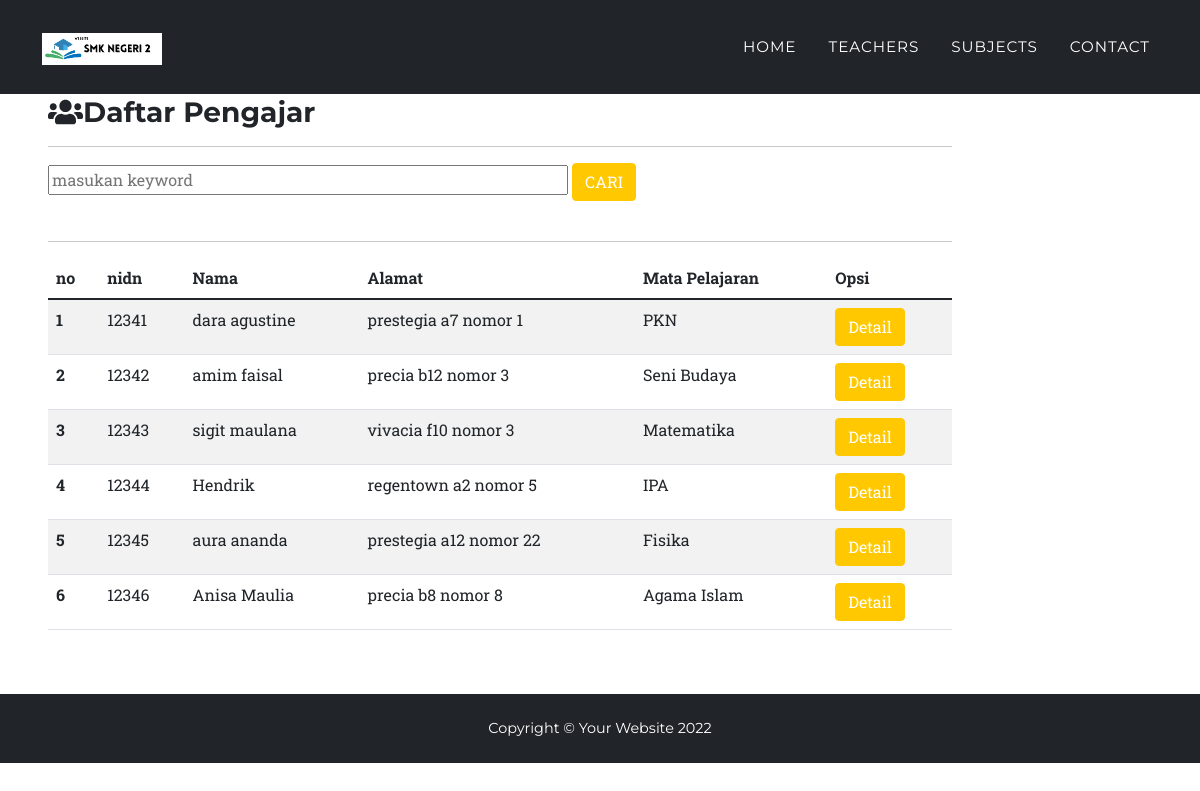
The app's page /teachers.php with its own data.
### tables this page shows
CREATE TABLE `tbl_pengajar` (
  `id` int(11) NOT NULL,
  `nidn` int(11) NOT NULL,
  `nama` varchar(30) NOT NULL,
  `alamat` varchar(40) NOT NULL,
  `jenis_kelamin` varchar(9) NOT NULL,
  `agama` varchar(10) NOT NULL,
  `mata_pelajaran` varchar(20) NOT NULL
);

### function.php (called while the page is built, shortened)
<?php
$conn = mysqli_connect('sqlXXX.epizy.com', 'epiz_31003736','JZ0vgJmuuo' ,'epiz_31003736_dbsekolah');
function query($query)
{
    global $conn;
    $result = mysqli_query($conn, $query);
    $rows = [];
    while ($row = mysqli_fetch_assoc($result)) {
        $rows[] = $row;
    }
    return $rows;
}

### teachers.php (the view, shortened to what this page needs)
<?php
require 'function.php';
$guru = query("SELECT * FROM tbl_pengajar");
?>
<!DOCTYPE html>
<html lang="en">
<head>
  <link href="css/styles.css" rel="stylesheet" />
</head>
<body id="page-top">
  <nav class="navbar navbar-expand-lg navbar-dark bg-dark fixed-top" id="mainNav">
    <div class="container">
      <a class="navbar-brand" href="#page-top"><img src="assets/img/navbar-academic.png" alt="..." /></a>
      <div class="collapse navbar-collapse" id="navbarResponsive">
        <ul class="navbar-nav text-uppercase ms-auto py-4 py-lg-0">
          <li class="nav-item"><a class="nav-link" href="index.php">Home</a></li>
          <li class="nav-item"><a class="nav-link" href="teachers.php">Teachers</a></li>
          <li class="nav-item"><a class="nav-link" href="subjects.php">Subjects</a></li>
          <li class="nav-item"><a class="nav-link" href="contact.php">Contact</a></li>
        </ul>
      </div>
    </div>
  </nav>
  <div class="col-md-10 p-5 pt-5">
    <div>
      <div class="mt-5">
        <h3><i class="fas fa-users"></i>Daftar Pengajar</h3>
      </div>
    </div>
    <hr>
    <form action="" method="POST">
      <input type="text" id="keyword" size="50" name="keyword" placeholder="masukan keyword" autocomplete="off">
      <button type="submit" class="btn btn-primary" name="cari">CARI</button>
    </form>
    <br>
    <hr>
    <table class="table table-striped">
      <thead>
        <tr>
          <th scope="col">no</th>
          <th scope="col">nidn</th>
          <th scope="col">Nama</th>
          <th scope="col">Alamat</th>
          <th scope="col">Mata Pelajaran</th>
          <th scope="col">Opsi</th>
        </tr>
      </thead>
      <tbody>
        <?php $no = 1; ?>
        <?php foreach ($guru as $cmb) : ?>
          <tr>
            <th scope="row"><?php echo $no; ?></th>
            <td><?php echo $cmb['nidn']; ?></td>
            <td><?php echo $cmb['nama']; ?></td>
            <td><?php echo $cmb['alamat']; ?></td>
            <td><?php echo $cmb['mata_pelajaran']; ?></td>
            <td><a href="detail.php?id=<?= $cmb['id']; ?>" class="btn btn-warning" role="button">Detail</a></td>
          </tr>
          <?php $no++ ?>
        <?php endforeach ?>
      </tbody>
    </table>
  </div>
  <footer class="footer bg-dark py-4">
    <div class="container">
      <div class="row align-items-center">
        <div class="text-white text-center">Copyright &copy; Your Website 2022</div>
      </div>
    </div>
  </footer>
</body>
</html>

### records on screen
tbl_pengajar: nidn "12341", nama "dara agustine", alamat "prestegia a7 nomor 1", mata_pelajaran "PKN"
tbl_pengajar: nidn "12342", nama "amim faisal", alamat "precia b12 nomor 3", mata_pelajaran "Seni Budaya"
tbl_pengajar: nidn "12343", nama "sigit maulana", alamat "vivacia f10 nomor 3", mata_pelajaran "Matematika"
tbl_pengajar: nidn "12344", nama "Hendrik", alamat "regentown a2 nomor 5", mata_pelajaran "IPA"
tbl_pengajar: nidn "12345", nama "aura ananda", alamat "prestegia a12 nomor 22", mata_pelajaran "Fisika"
tbl_pengajar: nidn "12346", nama "Anisa Maulia", alamat "precia b8 nomor 8", mata_pelajaran "Agama Islam"
